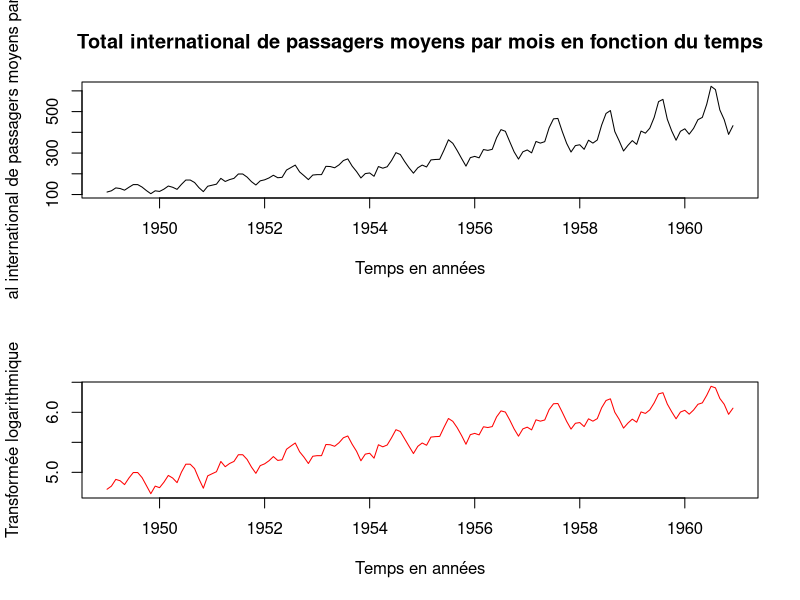
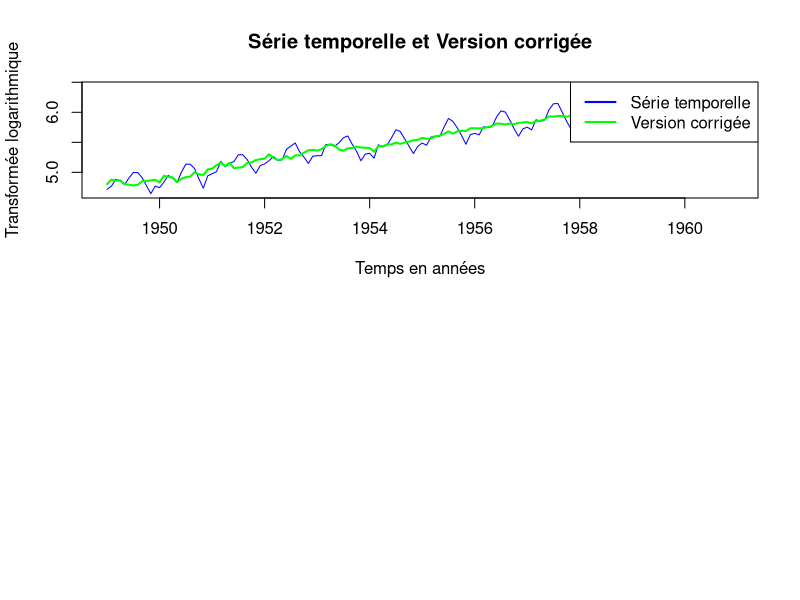
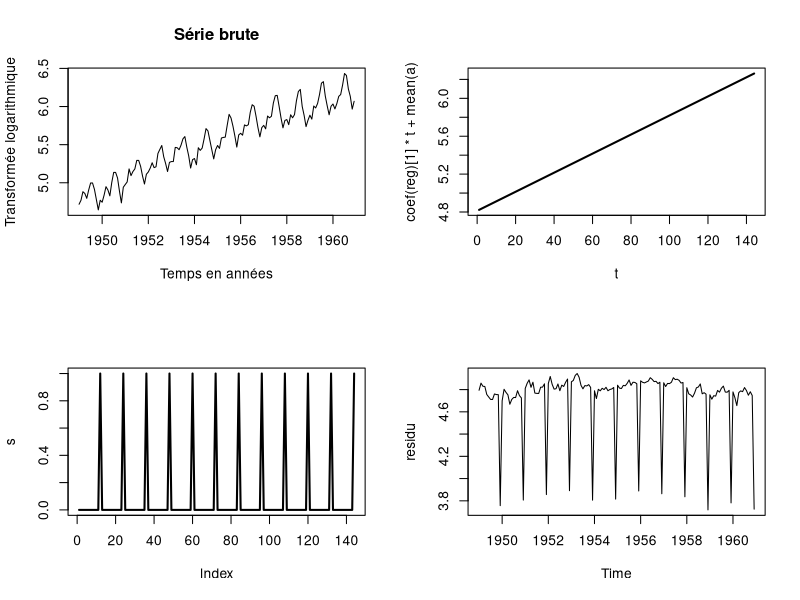
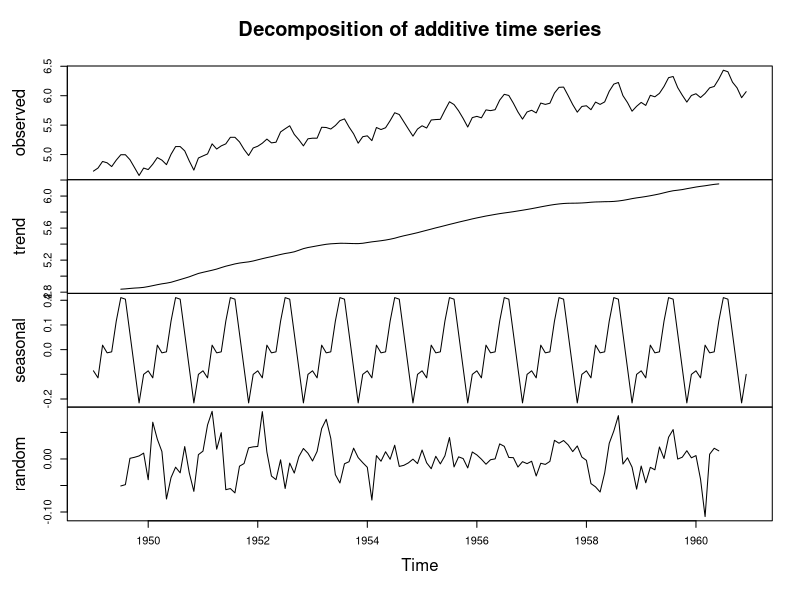

Reproduce these figures in R, in order.
## ---- chunk 1
knitr::opts_chunk$set(echo = TRUE)
## ---- chunk 2
rm(list = ls())
## ---- chunk 3
data(AirPassengers)
x <- AirPassengers
logx = log(AirPassengers)
## ---- chunk 4
par(mfrow = c(2,1))
plot(AirPassengers, xlab = "Temps en années", ylab = "Total international de passagers moyens par mois", main = "Total international de passagers moyens par mois en fonction du temps")
plot(logx, col ="red", xlab = "Temps en années", ylab = "Transformée logarithmique")
## ---- chunk 5
#On définit x et y
x = AirPassengers
y = log(x)
# On définit la longueur des données
n = length(y)
# On crée un vecteur pour le temps de 1 à n
t = 1:n
# On crée 12 variables s pour les saisonnalités 
for(i in 1:12){
  # On crée 12 vecteurs vides
  su = rep(0, times=12)
  # On ajoute 1 en ième position du vecteur s_i
  su[i] = 1
  s = rep(su,times=12)
  # On crée les variables appellées s1, s2, etc...
  assign(paste('s', i ,sep=""), s)
}

# On fait la régression linéaire mutliples entre toute les variables précédemment définies (-1 mettre l'or)
reg = lm(y~t + s1+s2+s3+s4+s5+s6+s7+s8+s9+s10+s11+s12-1)
## ---- chunk 6
a = coef(reg)[2:13]
b = coef(reg)[1]
c = a - mean(a)
## ---- chunk 7
y_corrigé = y - c
plot(y, type = "l", col = "blue", xlab = "Temps en années", ylab = "Transformée logarithmique", main = "Série temporelle et Version corrigée")
lines(y_corrigé, col = "green", lwd = 2)
legend("topright", legend = c("Série temporelle", "Version corrigée"), col = c("blue", "green"), lwd = 2:2)
## ---- chunk 8

saison = s1
residu = y_corrigé - (coef(reg)[1]*t + s)
par(mfrow = c(2,2))
plot(y, main = "Série brute", xlab = "Temps en années", ylab = "Transformée logarithmique")
plot(t, coef(reg)[1]*t + mean(a), lwd = 2, type = "l")
plot(s, lwd = 2, type = "l")
plot(residu)

## ---- chunk 9
par(mfrow = c(2,2))
plot(decompose(y))
## ---- chunk 10


